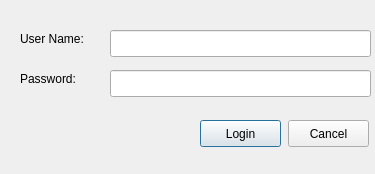
<?xml version="1.0" encoding="UTF-8"?>
<ui version="4.0">
 <class>frmLogin</class>
 <widget class="QDialog" name="frmLogin">
  <property name="geometry">
   <rect>
    <x>0</x>
    <y>0</y>
    <width>375</width>
    <height>174</height>
   </rect>
  </property>
  <property name="windowTitle">
   <string>Login Form</string>
  </property>
  <property name="windowOpacity">
   <double>1.000000000000000</double>
  </property>
  <widget class="QPushButton" name="btnlogin">
   <property name="geometry">
    <rect>
     <x>200</x>
     <y>120</y>
     <width>81</width>
     <height>27</height>
    </rect>
   </property>
   <property name="text">
    <string>Login</string>
   </property>
  </widget>
  <widget class="QPushButton" name="btncancel">
   <property name="geometry">
    <rect>
     <x>288</x>
     <y>120</y>
     <width>81</width>
     <height>27</height>
    </rect>
   </property>
   <property name="text">
    <string>Cancel</string>
   </property>
  </widget>
  <widget class="QLabel" name="label">
   <property name="geometry">
    <rect>
     <x>20</x>
     <y>30</y>
     <width>91</width>
     <height>17</height>
    </rect>
   </property>
   <property name="text">
    <string>User Name:</string>
   </property>
  </widget>
  <widget class="QLabel" name="label_2">
   <property name="geometry">
    <rect>
     <x>20</x>
     <y>70</y>
     <width>68</width>
     <height>17</height>
    </rect>
   </property>
   <property name="text">
    <string>Password:</string>
   </property>
  </widget>
  <widget class="QLineEdit" name="txtuserName">
   <property name="geometry">
    <rect>
     <x>110</x>
     <y>30</y>
     <width>261</width>
     <height>27</height>
    </rect>
   </property>
   <property name="text">
    <string/>
   </property>
   <property name="placeholderText">
    <string/>
   </property>
  </widget>
  <widget class="QLineEdit" name="txtpassord">
   <property name="enabled">
    <bool>true</bool>
   </property>
   <property name="geometry">
    <rect>
     <x>110</x>
     <y>70</y>
     <width>261</width>
     <height>27</height>
    </rect>
   </property>
   <property name="echoMode">
    <enum>QLineEdit::Password</enum>
   </property>
  </widget>
 </widget>
 <resources/>
 <connections/>
</ui>
